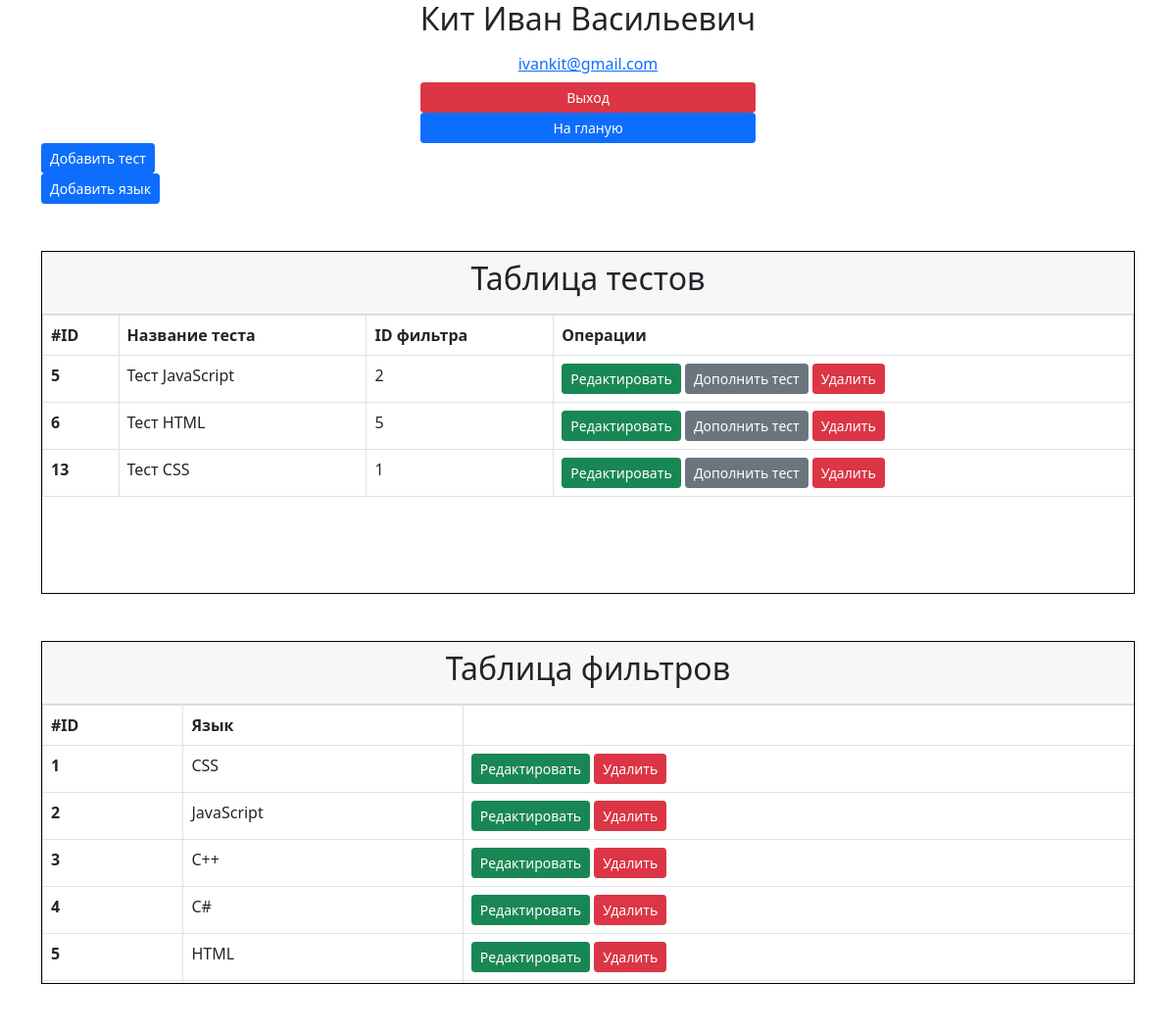
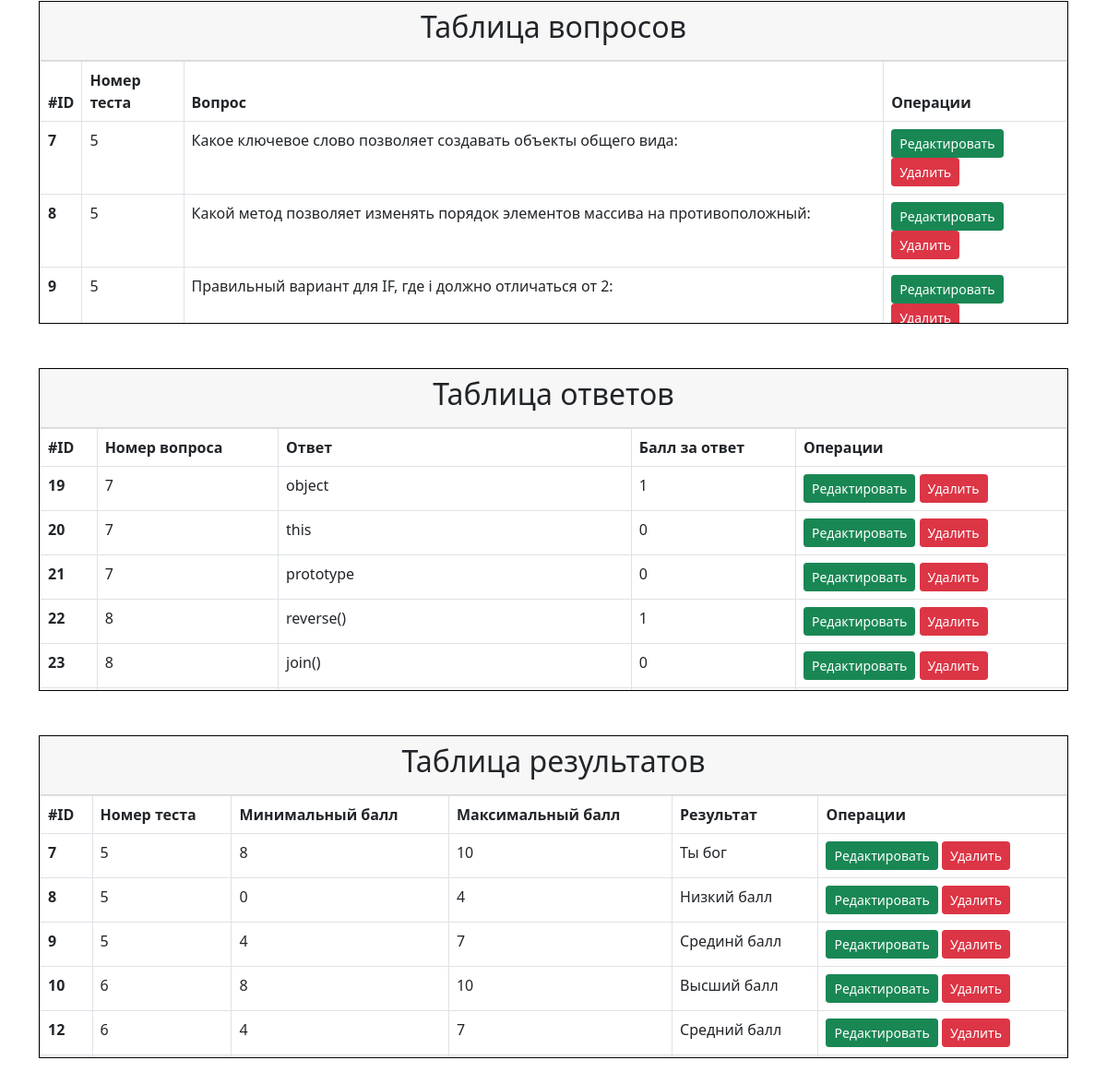
The app's page /adminpanel.php (signed in) with its own data (2 pictures, top to bottom).
### tables this page shows
CREATE TABLE `tests` (
  `id` int NOT NULL,
  `title` varchar(255) NOT NULL,
  `type_id` int NOT NULL
);

CREATE TABLE `f_type` (
  `id` int NOT NULL,
  `type` varchar(255) NOT NULL
);

CREATE TABLE `questions` (
  `id` int NOT NULL,
  `test_id` int NOT NULL,
  `question` varchar(255) NOT NULL
);

CREATE TABLE `answers` (
  `id` int NOT NULL,
  `question_id` int NOT NULL,
  `answer` varchar(255) NOT NULL,
  `score` int NOT NULL
);

CREATE TABLE `results` (
  `id` int NOT NULL,
  `test_id` int NOT NULL,
  `score_min` int NOT NULL,
  `score_max` int NOT NULL,
  `result` text NOT NULL
);

### adminpanel.php (the view, shortened to what this page needs)
<?php
    require_once './function/connect.php';
    $tests = "SELECT * FROM tests";
    $tests_run = mysqli_query($connect, $tests);
    $questions = "SELECT * FROM questions ";
    $questions_run = mysqli_query($connect, $questions);
    $answers = "SELECT * FROM answers";
    $answers_run = mysqli_query($connect, $answers);
    $results = "SELECT * FROM results";
    $results_run = mysqli_query($connect, $results);
    $types = "SELECT * FROM f_type";
    $types_run = mysqli_query($connect, $types);
?>
<!DOCTYPE html>
<html lang="ru">
<head>
    <link href="https://cdn.jsdelivr.net/npm/bootstrap@5.0.2/dist/css/bootstrap.min.css" rel="stylesheet">
    <link rel="stylesheet" href="css/app.css">
</head>
<body class="adminpanel">
<div class="main_admin">
    <div class="main_content">
        <div class="d-flex justify-content-center">
            <form class="d-flex flex-column">
                <h2 ><?= $_SESSION['user']['full_name'] ?></h2>
                <a href="#" class="btn btn-link"><?= $_SESSION['user']['email'] ?></a>
                <a href="function/logout.php" class="btn btn-danger btn-sm">Выход</a>
                <a href="../admin.php" class="btn btn-primary btn-sm">На гланую</a>
            </form>
        </div>
        <div class="container">
            <a href="addtest.php" class="btn btn-primary btn-sm">Добавить тест</a>
        </div>
        <div class="container">
            <a href="./function/addtype.php" class="btn btn-primary btn-sm">Добавить язык</a>
        </div>
        <div class="container mt-5">
            <div class="table-wrapper-scroll-y my-custom-scrollbar" style="border: 1px solid #000000">
                <div class="card-header">
                    <h2 class="text-center">Таблица тестов</h2>
                </div>
                <table class="table table-bordered mb-0 ">
                    <thead>
                        <tr>
                            <th scope="col">#ID</th>
                            <th scope="col">Название теста</th>
                            <th scope="col">ID фильтра</th>
                            <th scope="col">Операции</th>
                        </tr>
                    </thead>
                    <tbody>
                        <?php
                        if(mysqli_num_rows($tests_run)>0)
                        {
                            foreach($tests_run as $test):
                                ?>
                                        <tr>
                                        <th scope="row"> <?php echo $test['id'];?> </th>
                                            <td><?php echo $test['title']; ?></td>
                                            <td><?php echo $test['type_id']; ?></td>
                                            <td>
                                                <a href="./function/edittest.php?id=<?=$test['id']; ?>" class="btn btn-success btn-sm">Редактировать</a>
                                                <a href="./function/complementtest.php?=<?=$test['id']; ?>" class="btn btn-secondary btn-sm">Дополнить тест</a>
                                                <form action="./function/operations.php" method="POST" class="d-inline">
                                                    <button type="submit" name="delete_test" value="<?=$test['id']; ?>"
                                                    class="btn btn-danger btn-sm"
                                                    onclick="if (!confirm('Вы действительно хотите удалить эту запись?')) return false"
                                                    >Удалить</button>
                                                </form>
                                            </td>
                                        </tr>
                                <?php
                            endforeach;
                        }
                        ?>
                    </tbody>
                </table>
            </div>
        </div>
        <div class="container mt-5">
            <div class="table-wrapper-scroll-y my-custom-scrollbar" style="border: 1px solid #000000">
                <div class="card-header">
                    <h2 class="text-center">Таблица фильтров</h2>
                </div>
                <table class="table table-bordered mb-0 ">
                    <thead>
                        <tr>
                            <th scope="col">#ID</th>
                            <th scope="col">Язык</th>
                        </tr>
                    </thead>
                    <tbody>
                        <?php
                        if(mysqli_num_rows($types_run)>0)
                        {
                            foreach($types_run as $type):
                                ?>
                                        <tr>
                                        <th scope="row"> <?php echo $type['id'];?> </th>
                                            <td><?php echo $type['type']; ?></td>
                                            <td>
                                                <a href="./function/edittype.php?id=<?=$type['id']; ?>" class="btn btn-success btn-sm">Редактировать</a>
                                                <form action="./function/operations.php" method="POST" class="d-inline">
                                                    <button type="submit" name="delete_type" value="<?=$type['id']; ?>"
                                                    class="btn btn-danger btn-sm"
                                                    onclick="if (!confirm('Вы действительно хотите удалить эту запись?')) return false"
                                                    >Удалить</button>
                                                </form>
                                            </td>
                                        </tr>
                                <?php
                            endforeach;
                        }
                        ?>
                    </tbody>
                </table>
            </div>
        </div>
        <div class="container mt-5">
            <div class="table-wrapper-scroll-y my-custom-scrollbar" style="border: 1px solid #000000">
                <div class="card-header">
                    <h2 class="text-center">Таблица вопросов</h2>
                </div>
                <table class="table table-bordered mb-0">
                    <thead>
                        <tr>
                            <th scope="col">#ID</th>
                            <th scope="col">Номер теста</th>
                            <th scope="col">Вопрос</th>
                            <th scope="col">Операции</th>
                        </tr>
                    </thead>
                    <div>
                        <tbody >
                                <?php
                                if(mysqli_num_rows($questions_run)>0)
                                {
                                    foreach($questions_run as $question):
                                        ?>
                                                    <tr >
                                                    <th scope="row"><?php echo $question['id']; ?></th>
                                                        <td><?php echo $question['test_id']; ?></td>
                                                        <td><?php echo $question['question']; ?></td>
                                                        <td>
                                                            <a href="./function/editquestion.php?id=<?=$question['id']; ?>?test_id=<?=$question['test_id'];?>" class="btn btn-success btn-sm">Редактировать</a>
                                                            <form action="./function/operations.php" method="POST" class="d-inline">
                                                                <button type="submit" name="delete_question" value="<?=$question['id']; ?>"
                                                                class="btn btn-danger btn-sm"
                                                                onclick="if (!confirm('Вы действительно хотите удалить эту запись?')) return false"
                                                                >
                                                                Удалить</button>
                                                            </form>
                                                        </td>
                                                    </tr>
                                        <?php
                                    endforeach;
                                }
                                ?>
                        </tbody>
                    </div>
                </table>
            </div>
        </div>
        <div class="container mt-5 mb-5">
            <div class="table-wrapper-scroll-y my-custom-scrollbar" style="border: 1px solid #000000">
                <div class="card-header">
                    <h2 class="text-center">Таблица ответов</h2>
                </div>
                <table class="table table-bordered mb-0">
                    <thead>
                        <tr>
                            <th scope="col">#ID</th>
                            <th scope="col">Номер вопроса</th>
                            <th scope="col">Ответ</th>
                            <th scope="col">Балл за ответ </th>
                            <th scope="col">Операции</th>
                        </tr>
                    </thead>
                    <div>
                        <tbody >
                                <?php
                                if(mysqli_num_rows($answers_run)>0)
                                {
                                    foreach($answers_run as $answer):
                                        ?>
                                                    <tr >
                                                    <th scope="row"><?php echo $answer['id']; ?></th>
                                                        <td><?php echo $answer['question_id']; ?></td>
                                                        <td><?php echo $answer['answer']; ?></td>
                                                        <td><?php echo $answer['score']; ?></td>
                                                        <td>
                                                            <a href="./function/editanswer.php?id=<?=$answer['id']; ?>?question_id=<?=$answer['question_id'];?>" class="btn btn-success btn-sm">Редактировать</a>
                                                            <form action="./function/operations.php" method="POST" class="d-inline">
                                                                <button type="submit" name="delete_answer" value="<?=$answer['id']; ?>"
                                                                class="btn btn-danger btn-sm"
                                                                onclick="if (!confirm('Вы действительно хотите удалить эту запись?')) return false"
                                                                >Удалить</button>
                                                            </form>
                                                        </td>
                                                    </tr>
                                        <?php
                                    endforeach;
                                }
                                ?>
                        </tbody>
                    </div>
                </table>
            </div>
        </div>
        <div class="container mb-5">
            <div class="table-wrapper-scroll-y my-custom-scrollbar" style="border: 1px solid #000000">
                <div class="card-header">
                    <h2 class="text-center">Таблица результатов</h2>
                </div>
                <table class="table table-bordered mb-0">
                    <thead>
                        <tr>
                            <th scope="col">#ID</th>
                            <th scope="col">Номер теста</th>
                            <th scope="col">Минимальный балл</th>
                            <th scope="col">Максимальный балл </th>
                            <th scope="col">Результат</th>
                            <th scope="col">Операции</th>
                        </tr>
                    </thead>
                    <div>
                        <tbody >
                                <?php
                                if(mysqli_num_rows($results_run)>0)
                                {
                                    foreach($results_run as $result):
                                        ?>
                                                    <tr >
                                                    <th scope="row"><?php echo $result['id']; ?></th>
                                                        <td><?php echo $result['test_id']; ?></td>
                                                        <td><?php echo $result['score_min']; ?></td>
                                                        <td><?php echo $result['score_max']; ?></td>
                                                        <td><?php echo $result['result']; ?></td>
                                                        <td>
                                                            <a href="./function/editresult.php?id=<?=$result['id'];?>?id=<?=$result['test_id']; ?>" class="btn btn-success btn-sm">Редактировать</a>
                                                            <form action="./function/operations.php" method="POST" class="d-inline">
                                                                <button type="submit" name="delete_result" value="<?=$result['id']; ?>"
                                                                class="btn btn-danger btn-sm"
                                                                onclick="if (!confirm('Вы действительно хотите удалить эту запись?')) return false"
                                                                >Удалить</button>
                                                            </form>
                                                        </td>
                                                    </tr>
                                        <?php
                                    endforeach;
                                }
                                ?>
                        </tbody>
                    </div>
                </table>
            </div>
        </div>
    </div>
</div>
</body>
</html>

### css/app.css (style rules this page uses)
* { margin: 0; padding: 0; }
html, body { height: 100%; }
.main_content { display: flex; justify-content: center; flex-direction: column; }
.my-custom-scrollbar { position: relative; height: 350px; overflow: auto; }
.table-wrapper-scroll-y { display: block; }

### records on screen
tests: id "5", title "Тест JavaScript", type "2"
tests: id "6", title "Тест HTML", type "5"
tests: id "13", title "Теcт CSS", type "1"
f_type: id "1", type "CSS"
f_type: id "2", type "JavaScript"
f_type: id "3", type "C++"
f_type: id "4", type "C#"
f_type: id "5", type "HTML"
questions: id "7", test "5", question "Какое ключевое слово позволяет создавать объекты общего вида:"
questions: id "8", test "5", question "Какой метод позволяет изменять порядок элементов массива на противоположный:"
questions: id "9", test "5", question "Правильный вариант для IF, где i должно отличаться от 2:"
answers: id "19", question "7", answer "object", score "1"
answers: id "20", question "7", answer "this", score "0"
answers: id "21", question "7", answer "prototype", score "0"
answers: id "22", question "8", answer "reverse()", score "1"
answers: id "23", question "8", answer "join()", score "0"
results: id "7", test "5", score_min "8", score_max "10", result "Ты бог"
results: id "8", test "5", score_min "0", score_max "4", result "Низкий балл"
results: id "9", test "5", score_min "4", score_max "7", result "Срединй балл"
results: id "10", test "6", score_min "8", score_max "10", result "Высший балл"
results: id "12", test "6", score_min "4", score_max "7", result "Средний балл"

### other values on screen
$_SESSION['user']['email'] "ivankit@gmail.com"
